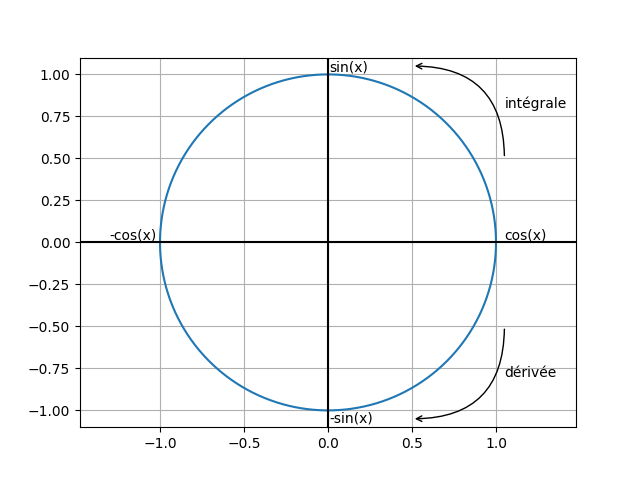

Write the Python code that produced this figure.
import numpy as np
import matplotlib.pyplot as plt

def hello():
	angles = np.linspace(np.pi/2, 5*np.pi/2, 1000)

	plt.figure()
	plt.plot(np.cos(angles), np.sin(angles))
	plt.text(1.05, 0.02, "cos(x)")
	plt.text(0.01, 1.02, "sin(x)")
	plt.text(-1.3, 0.02, "-cos(x)")
	plt.text(0.01, -1.07, "-sin(x)")
	plt.xlim(-1.5, 1.5)
	plt.ylim(-1.5, 1.5)
	plt.grid(True)
	plt.axis("equal")
	plt.axhline(color = 'k')
	plt.axvline(color='k')
	plt.annotate("", xy=(0.5, 1.05), xycoords='data', xytext=(1.05, 0.5), textcoords='data', arrowprops=dict(arrowstyle="->", connectionstyle="angle3"))
	plt.text(1.05, 0.8, "intégrale")
	plt.annotate("", xy=(0.5, -1.05), xycoords='data', xytext=(1.05, -0.5), textcoords='data', arrowprops=dict(arrowstyle="->", connectionstyle="angle3"))
	plt.text(1.05, -0.8, "dérivée")
	plt.savefig("cercleTrigoDeriveeIntegrale.png")
	plt.show()


if __name__ == "__main__":
	hello()
